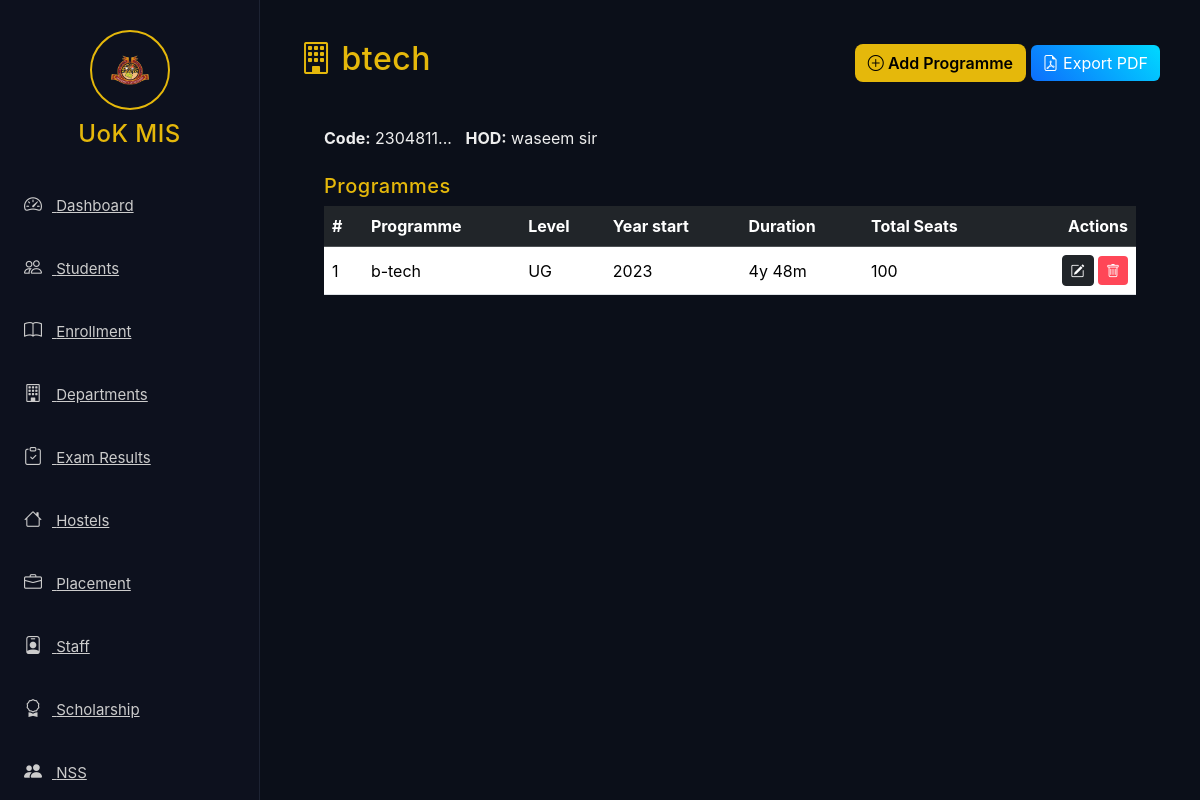
The app's page /departments/1 with its own data.
### app/models.py (models this page shows, shortened)
class Department(db.Model):
    id = db.Column(db.Integer, primary_key=True)
    name = db.Column(db.String(200), nullable=False)
    code = db.Column(db.String(50))
    hod = db.Column(db.String(200))
    created_at = db.Column(db.DateTime, default=datetime.utcnow)
    programmes = db.relationship("Programme", backref="department", lazy=True, cascade="all, delete-orphan")

class Programme(db.Model):
    id = db.Column(db.Integer, primary_key=True)
    department_id = db.Column(db.Integer, db.ForeignKey("department.id"), nullable=False)
    programme = db.Column(db.String(200), nullable=False)   # programme name
    level = db.Column(db.String(80))                        # UG/PG/Diploma etc.
    year_of_start = db.Column(db.String(20))
    admission_criteria = db.Column(db.String(200))
    duration_years = db.Column(db.Integer)
    duration_months = db.Column(db.Integer)
    exam_system = db.Column(db.String(80))                  # Semester / Annual
    approved_by = db.Column(db.String(200))                 # University/authority
    seats_general = db.Column(db.Integer, default=0)
    seats_sc = db.Column(db.Integer, default=0)
    seats_st = db.Column(db.Integer, default=0)
    seats_obc = db.Column(db.Integer, default=0)
    seats_ews = db.Column(db.Integer, default=0)
    seats_supernumerary = db.Column(db.Integer, default=0)
    created_at = db.Column(db.DateTime, default=datetime.utcnow)
    def seats_total(self):
        return ( (self.seats_general or 0) + (self.seats_sc or 0) + (self.seats_st or 0) +
                 (self.seats_obc or 0) + (self.seats_ews or 0) + (self.seats_supernumerary or 0) )

### app/routes.py (the view)
@main.route("/departments/<int:dept_id>")
def department_profile(dept_id):
    dept = Department.query.get_or_404(dept_id)
    programmes = Programme.query.filter_by(department_id=dept.id).order_by(Programme.programme.asc()).all()
    return render_template("departments/department_profile.html", department=dept, programmes=programmes)

### app/templates/departments/department_profile.html
{% extends 'base.html' %}
{% block content %}
<div class="page-header d-flex justify-content-between align-items-center">
  <h2><i class="bi bi-building"></i> {{ department.name }}</h2>
  <div>
    <a href="{{ url_for('main.add_programme', dept_id=department.id) }}" class="btn btn-gold"><i class="bi bi-plus-circle"></i> Add Programme</a>
    <a href="{{ url_for('main.department_pdf', dept_id=department.id) }}" class="btn btn-primary"><i class="bi bi-file-earmark-pdf"></i> Export PDF</a>
  </div>
</div>
<div class="card-glow p-4 mt-3">
  <p><strong>Code:</strong> {{ department.code or '-' }} &nbsp; <strong>HOD:</strong> {{ department.hod or '-' }}</p>
  <h5 class="mt-4">Programmes</h5>
  <table class="table table-hover align-middle">
    <thead class="table-dark">
      <tr>
        <th>#</th><th>Programme</th><th>Level</th><th>Year start</th><th>Duration</th>
        <th>Total Seats</th><th class="text-end">Actions</th>
      </tr>
    </thead>
    <tbody>
      {% for p in programmes %}
      <tr>
        <td>{{ loop.index }}</td>
        <td>{{ p.programme }}</td>
        <td>{{ p.level or '-' }}</td>
        <td>{{ p.year_of_start or '-' }}</td>
        <td>{{ p.duration_years or '-' }}y {{ p.duration_months or '-' }}m</td>
        <td>{{ p.seats_total() }}</td>
        <td class="text-end">
          <a href="{{ url_for('main.edit_programme', programme_id=p.id) }}" class="btn btn-sm btn-dark"><i class="bi bi-pencil-square"></i></a>
          <form method="POST" action="{{ url_for('main.delete_programme', programme_id=p.id) }}" style="display:inline;">
            <button class="btn btn-sm btn-danger"><i class="bi bi-trash"></i></button>
          </form>
        </td>
      </tr>
      {% else %}
      <tr><td colspan="7" class="text-center">No programmes added yet.</td></tr>
      {% endfor %}
    </tbody>
  </table>
</div>
{% endblock %}

### app/static/css/style.css (style rules this page uses)
body { background: #0b0f19; color: #eee; font-family: "Inter", sans-serif; overflow-x: hidden; }
h1, h2, h3, h4, h5, h6 { color: #e5b80b; letter-spacing: 0.5px; }
.table { color: #eee; }
.table thead { background: #151b2e; }
.btn-primary { background: linear-gradient(45deg, #0d6efd, #00d9ff); border: none; }
.btn-danger { background: #ff4757; border: none; }
.btn-gold { background: #e5b80b; color: #000; border-radius: 8px; font-weight: 600; }

### records on screen
Department: name "btech", code "2304811...", hod "waseem sir"
Programme: programme "b-tech", level "UG", year_of_start "2023", duration_years "4", duration_months "48", seats_total "100"
